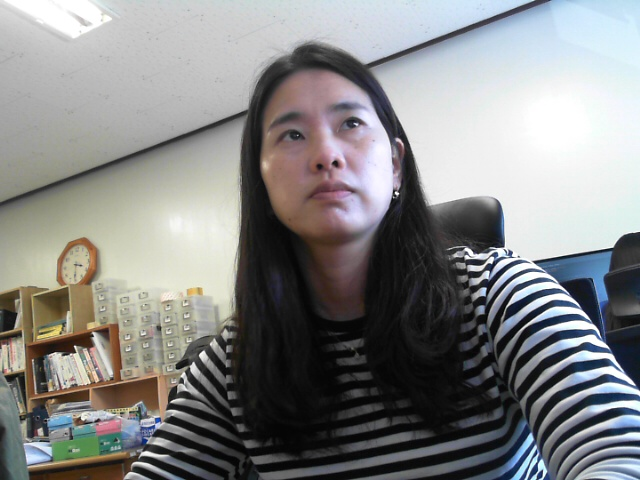
#> input picture data/db_face/train/wholeface/1/000.jpg, 640 x 480 px; its folder holds only this picture in this run
$ python training_lbpsvm.py
#> lines starting #> are read from the running program, lines starting #| are printed output that depends on the picture
import cv2
import numpy as np
from PIL import Image
import os
import sklearn

# Path for face image database
path = 'data/db_face/train/wholeface'
recognizer = cv2.face.LBPHFaceRecognizer_create(radius=1, neighbors=8, grid_x=8, grid_y=8)
faceCascade = cv2.CascadeClassifier(cv2.data.haarcascades + 'haarcascade_frontalface_alt2.xml')  # haarcascade_frontalface_default.xml
eyeCascade = cv2.CascadeClassifier(cv2.data.haarcascades + 'haarcascade_eye_tree_eyeglasses.xml')

# function to get the images and label data
def getImagesAndLabels(path):
#> called with path = 'data/db_face/train/wholeface'
    dirPaths = [os.path.join(path,f) for f in os.listdir(path)]
    faceSamples=[]
    ids = []
    for dirPath in dirPaths:

        imagePaths = [os.path.join(dirPath, f) for f in os.listdir(dirPath)]
        id = int(os.path.split(dirPath)[-1])

        for imagePath in imagePaths:

            print("load image path : ", imagePath)

            PIL_img = Image.open(imagePath).convert('L') # grayscale
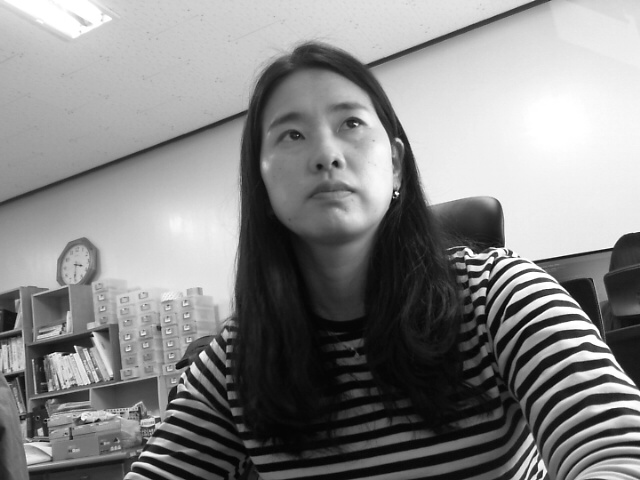
#> PIL_img: PIL image 640x480 L; min 3, max 255, mean 134.3

            #PIL_img.show()

            img_numpy = np.array(PIL_img,'uint8')

            faces = faceCascade.detectMultiScale(img_numpy, 1.3, 5)
#> faces = [[248, 69, 154, 154]]

            for (x,y,w,h) in faces:
                face_img = img_numpy[y:y + h, x:x + w]

                eyes = eyeCascade.detectMultiScale(
                    face_img,
                    scaleFactor=1.2,
                    minNeighbors=5,
                    minSize=(20, 20)
                )

                index = 0
                eye_1 = None
                eye_2 = None
                for (ex, ey, ew, eh) in eyes:
                    if index == 0:
                        eye_1 = (ex, ey, ew, eh)
                    elif index == 1:
                        eye_2 = (ex, ey, ew, eh)
                    # Drawing rectangles around the eyes
                    #cv2.rectangle(face_img, (ex, ey), (ex + ew, ey + eh), (0, 0, 255), 3)
                    index = index + 1

                cv2.imshow('face', face_img)
                if index > 1:
                    rotatedface_img = face_alignment(face_img, eye_1, eye_2)
                    rotatedface_img = cv2.resize(rotatedface_img, (200, 200))
                    cv2.imshow('rotated', rotatedface_img)
                    faceSamples.append(rotatedface_img)
                    ids.append(id)
                cv2.waitKey()
#> this loop made 1 pass
#> (x, y, left_eye in face_alignment, right_eye in face_alignment, left_eye_x in face_alignment) on pass 1: (248, 69, (26, 48, 38, 38), (84, 37, 38, 38), 45)
#> pass 1, in getImagesAndLabels, `face_img = img_numpy[y:y + h, x:x + w]`:
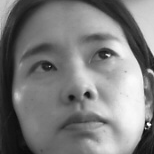
#> face_img: shape (154, 154); min 10, max 255, mean 125.3
#> pass 1, in face_alignment, `rotated_img = cv2.warpAffine(img, M, (w, h))`:
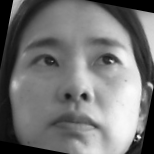
#> rotated_img: shape (154, 154); min 0, max 250, mean 116.6
#> after the loop, faceSamples = 1 item; ids = [1]
#> pass 2 of the loop in getImagesAndLabels, `for dirPath in dirPaths:`:
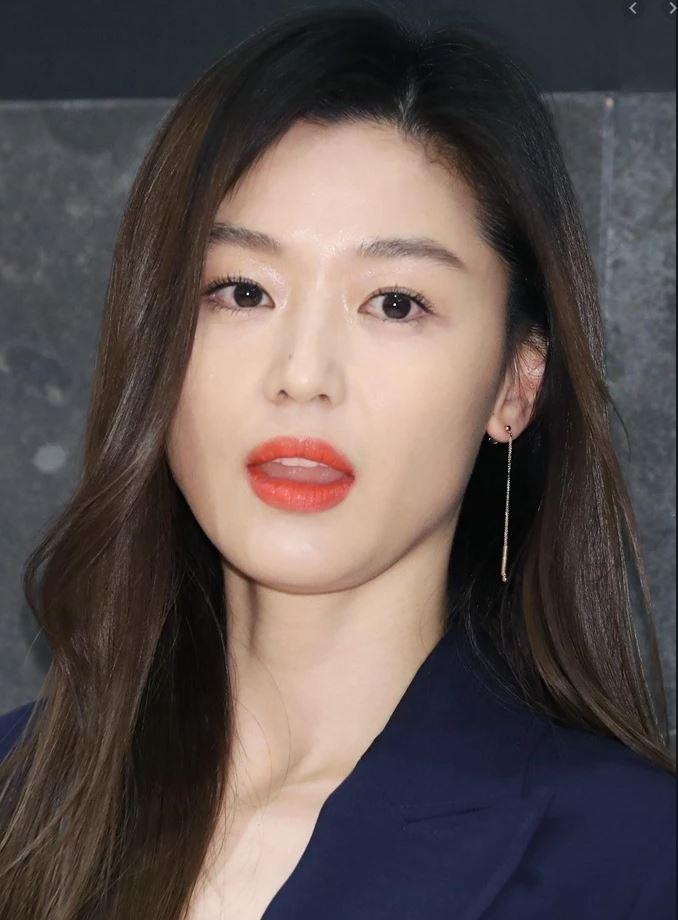
#> input picture data/db_face/train/wholeface/2/000.JPG, 678 x 920 px
#> in getImagesAndLabels, `PIL_img = Image.open(imagePath).convert('L')`:
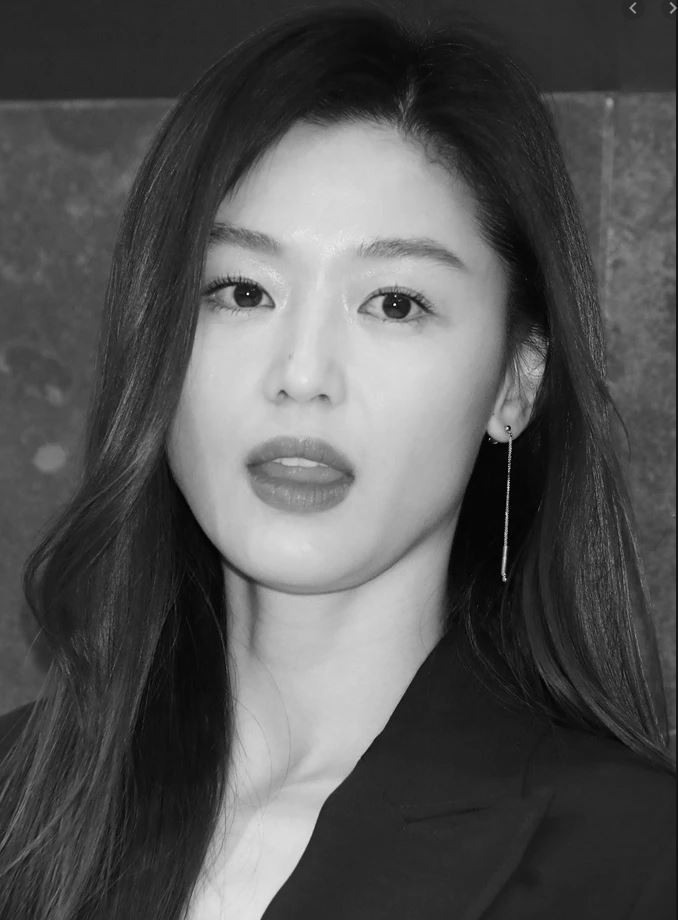
#> PIL_img: PIL image 678x920 L; min 0, max 253, mean 84.9
#> in getImagesAndLabels, `faces = faceCascade.detectMultiScale(img_numpy, 1.3, 5)`: faces = [[114, 137, 416, 416]]
#> the loop in getImagesAndLabels, `for (x,y,w,h) in faces:` made 1 pass
#> (x, y, eyes, left_eye_x in face_alignment, left_eye_y in face_alignment) on pass 1: (114, 137, [[241, 129, 80, 80], [86, 119, 81, 81]], 126, 159)
#> pass 1, in face_alignment (call 2), `rotated_img = cv2.warpAffine(img, M, (w, h))`:
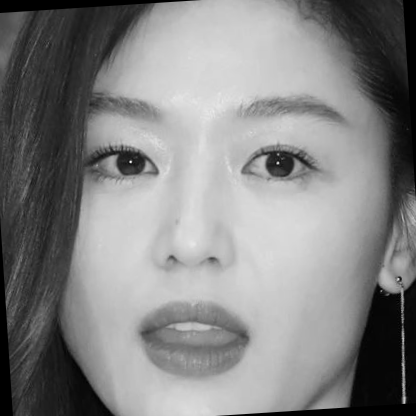
#> rotated_img: shape (416, 416); min 0, max 244, mean 131.3
#> after the loop in getImagesAndLabels, `for (x,y,w,h) in faces:`: faceSamples = 2 items; ids = [1, 2]

    return faceSamples,ids

def face_alignment(img, eye_position1, eye_position2):
    # face alignment based eye position
    if eye_position1 == None or eye_position2 == None:
        return -1

    if eye_position1[0] < eye_position2[0]:
        left_eye = eye_position1
        right_eye = eye_position2
    else:
        left_eye = eye_position2
        right_eye = eye_position1

    # Calculating coordinates of a central points of the rectangles
    left_eye_center = (int(left_eye[0] + (left_eye[2] / 2)), int(left_eye[1] + (left_eye[3] / 2)))
    left_eye_x = left_eye_center[0]
    left_eye_y = left_eye_center[1]

    right_eye_center = (int(right_eye[0] + (right_eye[2] / 2)), int(right_eye[1] + (right_eye[3] / 2)))
    right_eye_x = right_eye_center[0]
    right_eye_y = right_eye_center[1]

    delta_x = right_eye_x - left_eye_x
    delta_y = right_eye_y - left_eye_y
    angle = np.arctan(delta_y / delta_x)
    angle = (angle * 180) / np.pi

    # Width and height of the image
    h, w = img.shape[:2]
    # Calculating a center point of the image
    # Integer division "//"" ensures that we receive whole numbers
    center = (w // 2, h // 2)
    # Defining a matrix M and calling
    # cv2.getRotationMatrix2D method
    M = cv2.getRotationMatrix2D(center, (angle), 1.0)
    # Applying the rotation to our image using the
    # cv2.warpAffine method
    rotated_img = cv2.warpAffine(img, M, (w, h))

    return rotated_img


print ("\n [INFO] Training faces. It will take a few seconds. Wait ...")

faces,ids = getImagesAndLabels(path)
#> faces = 2 items; ids = [1, 2]
recognizer.train(faces, np.array(ids))

# Save the model into trainer/trainer.yml
#> (the run stopped early here; a loop or call above may not have finished)
